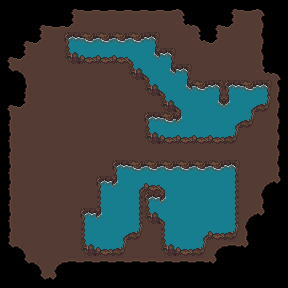

A level layout from a 2D game, rendered from its tile map. Below: a short description, then the map file with its tile-grid data intact:
An orthogonal 18x18 tile map with 16x16 px tiles, 2 tile layers (Base, Ground).

<map version="1.5" tiledversion="1.6.0" orientation="orthogonal" renderorder="right-down" width="18" height="18" tilewidth="16" tileheight="16" infinite="0" nextlayerid="3" nextobjectid="1">
 <tileset firstgid="1" source="../Tilesets/tsCaves.tsx" />
 <layer id="1" name="Base" width="18" height="18">
  <data encoding="csv">
1,1,1,1,65,125,125,125,125,125,125,66,1,1,65,125,66,1,
1,1,65,125,98,3,3,3,3,3,3,97,66,65,98,3,155,1,
1,65,98,3,69,129,129,129,129,70,3,3,97,98,3,3,155,1,
65,98,3,3,99,160,160,160,72,101,70,3,3,3,3,3,155,1,
95,68,3,3,3,3,3,3,99,72,101,70,3,3,3,3,97,66,
1,126,3,3,3,3,3,3,3,99,72,101,129,70,69,129,70,155,
65,98,3,3,3,3,3,3,3,3,99,72,5,101,102,71,100,155,
126,3,3,3,3,3,3,3,3,69,129,102,5,5,71,100,3,155,
126,3,3,3,3,3,3,3,3,99,160,160,160,160,100,3,3,155,
126,3,3,3,3,3,3,3,3,3,3,3,3,3,3,3,3,155,
126,3,3,3,3,3,3,69,129,129,129,129,129,129,70,3,3,155,
126,3,3,3,3,3,69,102,71,160,72,5,5,5,159,3,67,96,
126,3,3,3,3,3,130,5,159,69,102,5,5,5,159,3,155,1,
126,3,3,3,3,69,102,5,159,99,72,5,5,5,159,67,96,1,
126,3,3,3,3,130,5,71,100,3,130,5,71,160,100,155,1,1,
95,68,3,3,3,99,160,100,3,3,99,160,100,67,156,96,1,1,
1,95,68,67,156,156,156,156,156,156,156,156,156,96,1,1,1,1,
1,1,95,96,1,1,1,1,1,1,1,1,1,1,1,1,1,1
</data>
 </layer>
 <layer id="2" name="Ground" width="18" height="18">
  <data encoding="csv">
0,0,0,0,0,0,0,0,0,0,0,0,0,0,0,0,0,0,
0,0,0,0,0,0,0,0,0,0,0,0,0,0,0,0,0,0,
0,0,0,0,0,0,0,0,0,0,0,0,0,0,0,0,0,0,
0,0,0,0,0,0,0,0,0,0,0,0,0,0,0,0,0,0,
0,0,0,0,0,0,0,0,0,0,0,0,0,0,0,0,0,0,
0,0,0,0,0,0,0,0,0,0,0,0,0,0,0,0,0,0,
0,0,0,0,0,0,0,0,0,0,0,0,0,0,0,0,0,0,
0,0,0,0,0,0,0,0,0,0,0,0,0,0,0,0,0,0,
0,0,0,0,0,0,0,0,0,0,0,0,0,0,0,0,0,0,
0,0,0,0,0,0,0,0,0,0,0,0,0,0,0,0,0,0,
0,0,0,0,0,0,0,0,0,0,0,0,0,0,0,0,0,0,
0,0,0,0,0,0,0,0,0,0,0,0,0,0,0,0,0,0,
0,0,0,0,0,0,0,0,0,0,0,0,0,0,0,0,0,0,
0,0,0,0,0,0,0,0,0,0,0,0,0,0,0,0,0,0,
0,0,0,0,0,0,0,0,0,0,0,0,0,0,0,0,0,0,
0,0,0,0,0,0,0,0,0,0,0,0,0,0,0,0,0,0,
0,0,0,0,0,0,0,0,0,0,0,0,0,0,0,0,0,0,
0,0,0,0,0,0,0,0,0,0,0,0,0,0,0,0,0,0
</data>
 </layer>
</map>
